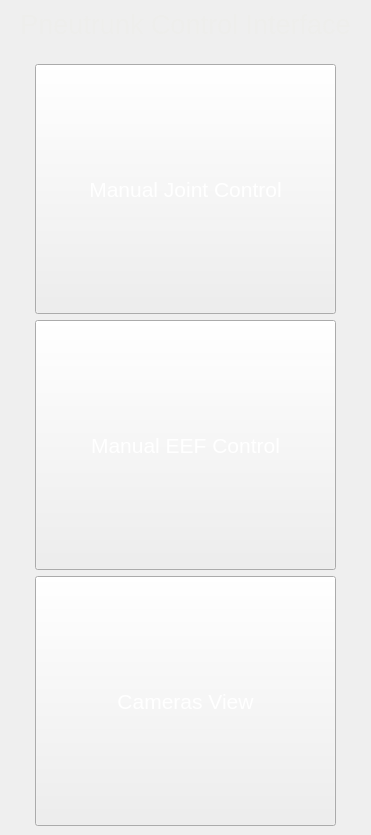
            <widget class="QWidget" name="Page_Main">
             <layout class="QVBoxLayout" name="verticalLayout_6">
              <property name="topMargin">
               <number>0</number>
              </property>
              <property name="bottomMargin">
               <number>0</number>
              </property>
              <item>
               <widget class="QFrame" name="Frame_MainPage_Label">
                <property name="maximumSize">
                 <size>
                  <width>16777215</width>
                  <height>100</height>
                 </size>
                </property>
                <property name="layoutDirection">
                 <enum>Qt::LeftToRight</enum>
                </property>
                <property name="frameShape">
                 <enum>QFrame::NoFrame</enum>
                </property>
                <property name="frameShadow">
                 <enum>QFrame::Raised</enum>
                </property>
                <layout class="QVBoxLayout" name="verticalLayout_10">
                 <item>
                  <widget class="QLabel" name="label">
                   <property name="font">
                    <font>
                     <pointsize>20</pointsize>
                    </font>
                   </property>
                   <property name="styleSheet">
                    <string notr="true">color: rgb(238, 238, 236);</string>
                   </property>
                   <property name="text">
                    <string>Pneutrunk Control Interface</string>
                   </property>
                   <property name="alignment">
                    <set>Qt::AlignCenter</set>
                   </property>
                  </widget>
                 </item>
                </layout>
               </widget>
              </item>
              <item>
               <widget class="QFrame" name="Frame_MainPage_Buttons">
                <property name="frameShape">
                 <enum>QFrame::NoFrame</enum>
                </property>
                <property name="frameShadow">
                 <enum>QFrame::Raised</enum>
                </property>
                <layout class="QVBoxLayout" name="verticalLayout_16">
                 <item>
                  <widget class="QFrame" name="frame_11">
                   <property name="maximumSize">
                    <size>
                     <width>16777215</width>
                     <height>16777215</height>
                    </size>
                   </property>
                   <property name="frameShape">
                    <enum>QFrame::NoFrame</enum>
                   </property>
                   <property name="frameShadow">
                    <enum>QFrame::Raised</enum>
                   </property>
                   <layout class="QHBoxLayout" name="horizontalLayout_3">
                    <property name="spacing">
                     <number>0</number>
                    </property>
                    <property name="leftMargin">
                     <number>15</number>
                    </property>
                    <property name="topMargin">
                     <number>0</number>
                    </property>
                    <property name="rightMargin">
                     <number>15</number>
                    </property>
                    <property name="bottomMargin">
                     <number>0</number>
                    </property>
                    <item>
                     <widget class="QPushButton" name="Button_Manual_Joint">
                      <property name="minimumSize">
                       <size>
                        <width>0</width>
                        <height>250</height>
                       </size>
                      </property>
                      <property name="maximumSize">
                       <size>
                        <width>600</width>
                        <height>16777215</height>
                       </size>
                      </property>
                      <property name="font">
                       <font>
                        <pointsize>16</pointsize>
                       </font>
                      </property>
                      <property name="styleSheet">
                       <string notr="true">QPushButton {	
	color: rgb(255, 255, 255);
}
QPushButton:hover {
	background-color: rgb(33, 37, 43);
	border-left: 28px solid rgb(33, 37, 43);
}
QPushButton:pressed {	
	background-color: rgb(85, 170, 255);
	border-left: 28px solid rgb(85, 170, 255);
}</string>
                      </property>
                      <property name="text">
                       <string>Manual Joint Control</string>
                      </property>
                     </widget>
                    </item>
                   </layout>
                  </widget>
                 </item>
                 <item>
                  <widget class="QFrame" name="frame_2">
                   <property name="maximumSize">
                    <size>
                     <width>16777215</width>
                     <height>16777215</height>
                    </size>
                   </property>
                   <property name="frameShape">
                    <enum>QFrame::NoFrame</enum>
                   </property>
                   <property name="frameShadow">
                    <enum>QFrame::Raised</enum>
                   </property>
                   <layout class="QHBoxLayout" name="horizontalLayout_14">
                    <property name="spacing">
                     <number>0</number>
                    </property>
                    <property name="leftMargin">
                     <number>15</number>
                    </property>
                    <property name="topMargin">
                     <number>0</number>
                    </property>
                    <property name="rightMargin">
                     <number>15</number>
                    </property>
                    <property name="bottomMargin">
                     <number>0</number>
                    </property>
                    <item>
                     <widget class="QPushButton" name="Button_Manual_EEF">
                      <property name="minimumSize">
                       <size>
                        <width>0</width>
                        <height>250</height>
                       </size>
                      </property>
                      <property name="maximumSize">
                       <size>
                        <width>600</width>
                        <height>16777215</height>
                       </size>
                      </property>
                      <property name="font">
                       <font>
                        <pointsize>16</pointsize>
                       </font>
                      </property>
                      <property name="styleSheet">
                       <string notr="true">QPushButton {	
	color: rgb(255, 255, 255);
}
QPushButton:hover {
	background-color: rgb(33, 37, 43);
	border-left: 28px solid rgb(33, 37, 43);
}
QPushButton:pressed {	
	background-color: rgb(85, 170, 255);
	border-left: 28px solid rgb(85, 170, 255);
}</string>
                      </property>
                      <property name="text">
                       <string>Manual EEF Control</string>
                      </property>
                     </widget>
                    </item>
                   </layout>
                  </widget>
                 </item>
                 <item>
                  <widget class="QFrame" name="frame_5">
                   <property name="maximumSize">
                    <size>
                     <width>16777215</width>
                     <height>16777215</height>
                    </size>
                   </property>
                   <property name="frameShape">
                    <enum>QFrame::NoFrame</enum>
                   </property>
                   <property name="frameShadow">
                    <enum>QFrame::Raised</enum>
                   </property>
                   <layout class="QHBoxLayout" name="horizontalLayout_35">
                    <property name="spacing">
                     <number>0</number>
                    </property>
                    <property name="leftMargin">
                     <number>15</number>
                    </property>
                    <property name="topMargin">
                     <number>0</number>
                    </property>
                    <property name="rightMargin">
                     <number>15</number>
                    </property>
                    <property name="bottomMargin">
                     <number>0</number>
                    </property>
                    <item>
                     <widget class="QPushButton" name="Button_Cameras">
                      <property name="minimumSize">
                       <size>
                        <width>0</width>
                        <height>250</height>
                       </size>
                      </property>
                      <property name="maximumSize">
                       <size>
                        <width>600</width>
                        <height>16777215</height>
                       </size>
                      </property>
                      <property name="font">
                       <font>
                        <pointsize>16</pointsize>
                       </font>
                      </property>
                      <property name="styleSheet">
                       <string notr="true">QPushButton {	
	color: rgb(255, 255, 255);
}
QPushButton:hover {
	background-color: rgb(33, 37, 43);
	border-left: 28px solid rgb(33, 37, 43);
}
QPushButton:pressed {	
	background-color: rgb(85, 170, 255);
	border-left: 28px solid rgb(85, 170, 255);
}</string>
                      </property>
                      <property name="text">
                       <string>Cameras View</string>
                      </property>
                     </widget>
                    </item>
                   </layout>
                  </widget>
                 </item>
                </layout>
               </widget>
              </item>
             </layout>
            </widget>
